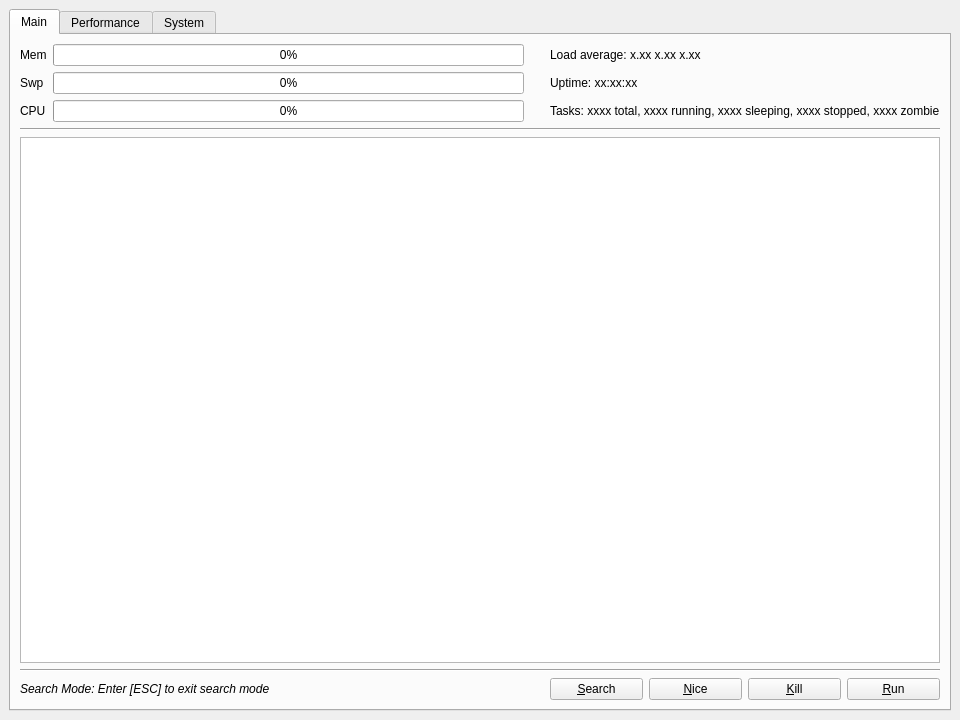
<?xml version="1.0" encoding="UTF-8"?>
<ui version="4.0">
 <class>MainWindow</class>
 <widget class="QMainWindow" name="MainWindow">
  <property name="geometry">
   <rect>
    <x>0</x>
    <y>0</y>
    <width>960</width>
    <height>720</height>
   </rect>
  </property>
  <property name="maximumSize">
   <size>
    <width>960</width>
    <height>800</height>
   </size>
  </property>
  <property name="windowTitle">
   <string>MainWindow</string>
  </property>
  <widget class="QWidget" name="centralwidget">
   <layout class="QGridLayout" name="gridLayout">
    <item row="0" column="0">
     <widget class="QTabWidget" name="tabWidget">
      <property name="enabled">
       <bool>true</bool>
      </property>
      <property name="sizePolicy">
       <sizepolicy hsizetype="Expanding" vsizetype="Expanding">
        <horstretch>0</horstretch>
        <verstretch>0</verstretch>
       </sizepolicy>
      </property>
      <property name="currentIndex">
       <number>0</number>
      </property>
      <widget class="QWidget" name="mainTab">
       <attribute name="title">
        <string>Main</string>
       </attribute>
       <layout class="QGridLayout" name="gridLayout_2">
        <item row="2" column="0" colspan="3">
         <widget class="QTableView" name="taskTable">
          <attribute name="horizontalHeaderVisible">
           <bool>false</bool>
          </attribute>
         </widget>
        </item>
        <item row="0" column="2">
         <layout class="QVBoxLayout" name="verticalLayout_1">
          <item>
           <widget class="QLabel" name="loadAverage">
            <property name="font">
             <font>
              <weight>50</weight>
              <bold>false</bold>
             </font>
            </property>
            <property name="text">
             <string>Load average: x.xx x.xx x.xx</string>
            </property>
           </widget>
          </item>
          <item>
           <widget class="QLabel" name="uptime">
            <property name="font">
             <font>
              <weight>50</weight>
              <bold>false</bold>
              <underline>false</underline>
             </font>
            </property>
            <property name="text">
             <string>Uptime: xx:xx:xx</string>
            </property>
           </widget>
          </item>
          <item>
           <widget class="QLabel" name="tasks">
            <property name="font">
             <font>
              <weight>50</weight>
              <bold>false</bold>
             </font>
            </property>
            <property name="text">
             <string>Tasks: xxxx total, xxxx running, xxxx sleeping, xxxx stopped, xxxx zombie</string>
            </property>
           </widget>
          </item>
         </layout>
        </item>
        <item row="4" column="1">
         <spacer name="horizontalSpacer_1">
          <property name="orientation">
           <enum>Qt::Horizontal</enum>
          </property>
          <property name="sizeHint" stdset="0">
           <size>
            <width>159</width>
            <height>20</height>
           </size>
          </property>
         </spacer>
        </item>
        <item row="3" column="0" colspan="3">
         <widget class="Line" name="line_5">
          <property name="orientation">
           <enum>Qt::Horizontal</enum>
          </property>
         </widget>
        </item>
        <item row="4" column="0">
         <widget class="QLabel" name="searchModeLabel">
          <property name="enabled">
           <bool>true</bool>
          </property>
          <property name="font">
           <font>
            <weight>50</weight>
            <italic>true</italic>
            <bold>false</bold>
            <underline>false</underline>
            <strikeout>false</strikeout>
           </font>
          </property>
          <property name="text">
           <string>Search Mode: Enter [ESC] to exit search mode</string>
          </property>
         </widget>
        </item>
        <item row="0" column="0" colspan="2">
         <layout class="QFormLayout" name="formLayout_1">
          <property name="rightMargin">
           <number>20</number>
          </property>
          <item row="0" column="0">
           <widget class="QLabel" name="label">
            <property name="text">
             <string>Mem</string>
            </property>
           </widget>
          </item>
          <item row="0" column="1">
           <widget class="QProgressBar" name="memBar">
            <property name="font">
             <font>
              <underline>false</underline>
             </font>
            </property>
            <property name="value">
             <number>0</number>
            </property>
            <property name="textVisible">
             <bool>true</bool>
            </property>
            <property name="format">
             <string>%p%</string>
            </property>
           </widget>
          </item>
          <item row="1" column="0">
           <widget class="QLabel" name="label_2">
            <property name="text">
             <string>Swp</string>
            </property>
           </widget>
          </item>
          <item row="1" column="1">
           <widget class="QProgressBar" name="swpBar">
            <property name="value">
             <number>0</number>
            </property>
            <property name="textVisible">
             <bool>true</bool>
            </property>
            <property name="format">
             <string>%p%</string>
            </property>
           </widget>
          </item>
          <item row="2" column="0">
           <widget class="QLabel" name="label_3">
            <property name="text">
             <string>CPU</string>
            </property>
           </widget>
          </item>
          <item row="2" column="1">
           <widget class="QProgressBar" name="cpuBar">
            <property name="value">
             <number>0</number>
            </property>
            <property name="textVisible">
             <bool>true</bool>
            </property>
            <property name="format">
             <string>%p%</string>
            </property>
           </widget>
          </item>
         </layout>
        </item>
        <item row="4" column="2">
         <layout class="QHBoxLayout" name="horizontalLayout">
          <item>
           <widget class="QPushButton" name="searchButton">
            <property name="text">
             <string>&amp;Search</string>
            </property>
           </widget>
          </item>
          <item>
           <widget class="QPushButton" name="niceButton">
            <property name="font">
             <font>
              <underline>false</underline>
             </font>
            </property>
            <property name="text">
             <string>&amp;Nice</string>
            </property>
           </widget>
          </item>
          <item>
           <widget class="QPushButton" name="killButton">
            <property name="font">
             <font>
              <underline>false</underline>
             </font>
            </property>
            <property name="text">
             <string>&amp;Kill</string>
            </property>
           </widget>
          </item>
          <item>
           <widget class="QPushButton" name="runButton">
            <property name="text">
             <string>&amp;Run</string>
            </property>
           </widget>
          </item>
         </layout>
        </item>
        <item row="1" column="0" colspan="3">
         <widget class="Line" name="line_6">
          <property name="orientation">
           <enum>Qt::Horizontal</enum>
          </property>
         </widget>
        </item>
       </layout>
      </widget>
      <widget class="QWidget" name="performanceTab">
       <attribute name="title">
        <string>Performance</string>
       </attribute>
      </widget>
      <widget class="QWidget" name="systemTab">
       <attribute name="title">
        <string>System</string>
       </attribute>
       <layout class="QVBoxLayout" name="verticalLayout">
        <item>
         <widget class="QGroupBox" name="groupBox">
          <property name="minimumSize">
           <size>
            <width>0</width>
            <height>100</height>
           </size>
          </property>
          <property name="maximumSize">
           <size>
            <width>16777215</width>
            <height>16777215</height>
           </size>
          </property>
          <property name="title">
           <string>Operation System</string>
          </property>
          <layout class="QVBoxLayout" name="verticalLayout_2">
           <property name="leftMargin">
            <number>20</number>
           </property>
           <item>
            <widget class="QLabel" name="osInfoLabel">
             <property name="text">
              <string>Manjaro</string>
             </property>
            </widget>
           </item>
          </layout>
         </widget>
        </item>
        <item>
         <widget class="Line" name="line_3">
          <property name="minimumSize">
           <size>
            <width>0</width>
            <height>5</height>
           </size>
          </property>
          <property name="orientation">
           <enum>Qt::Horizontal</enum>
          </property>
         </widget>
        </item>
        <item>
         <widget class="QGroupBox" name="groupBox_2">
          <property name="maximumSize">
           <size>
            <width>16777215</width>
            <height>16777215</height>
           </size>
          </property>
          <property name="title">
           <string>CPU</string>
          </property>
          <layout class="QVBoxLayout" name="verticalLayout_3">
           <property name="leftMargin">
            <number>20</number>
           </property>
           <item>
            <widget class="QLabel" name="cpuInfoLabel">
             <property name="text">
              <string>Intel</string>
             </property>
            </widget>
           </item>
           <item>
            <widget class="QLabel" name="cpuCacheInfoLabel">
             <property name="text">
              <string>Cache xxxx KB</string>
             </property>
            </widget>
           </item>
           <item>
            <widget class="QLabel" name="cpuCoreInfoLabel">
             <property name="text">
              <string>x cores, x threads </string>
             </property>
            </widget>
           </item>
          </layout>
         </widget>
        </item>
        <item>
         <widget class="Line" name="line">
          <property name="minimumSize">
           <size>
            <width>0</width>
            <height>5</height>
           </size>
          </property>
          <property name="orientation">
           <enum>Qt::Horizontal</enum>
          </property>
         </widget>
        </item>
        <item>
         <widget class="QGroupBox" name="groupBox_3">
          <property name="maximumSize">
           <size>
            <width>16777215</width>
            <height>16777215</height>
           </size>
          </property>
          <property name="title">
           <string>Hostname / Work Group</string>
          </property>
          <layout class="QFormLayout" name="formLayout">
           <property name="formAlignment">
            <set>Qt::AlignLeading|Qt::AlignLeft|Qt::AlignVCenter</set>
           </property>
           <property name="leftMargin">
            <number>20</number>
           </property>
           <item row="0" column="0">
            <widget class="QLabel" name="label_6">
             <property name="minimumSize">
              <size>
               <width>150</width>
               <height>0</height>
              </size>
             </property>
             <property name="text">
              <string>Hostname: </string>
             </property>
            </widget>
           </item>
           <item row="0" column="1">
            <widget class="QLabel" name="hostnameLabel">
             <property name="text">
              <string>cyx-pc</string>
             </property>
            </widget>
           </item>
           <item row="1" column="0">
            <widget class="QLabel" name="label_7">
             <property name="minimumSize">
              <size>
               <width>150</width>
               <height>0</height>
              </size>
             </property>
             <property name="text">
              <string>User: </string>
             </property>
            </widget>
           </item>
           <item row="1" column="1">
            <widget class="QLabel" name="userLabel">
             <property name="text">
              <string>cyx</string>
             </property>
            </widget>
           </item>
           <item row="2" column="0">
            <widget class="QLabel" name="label_8">
             <property name="minimumSize">
              <size>
               <width>150</width>
               <height>0</height>
              </size>
             </property>
             <property name="text">
              <string>Group:</string>
             </property>
            </widget>
           </item>
           <item row="2" column="1">
            <widget class="QLabel" name="groupLabel">
             <property name="text">
              <string>cyx</string>
             </property>
            </widget>
           </item>
          </layout>
         </widget>
        </item>
        <item>
         <widget class="Line" name="line_2">
          <property name="minimumSize">
           <size>
            <width>0</width>
            <height>5</height>
           </size>
          </property>
          <property name="orientation">
           <enum>Qt::Horizontal</enum>
          </property>
         </widget>
        </item>
        <item>
         <widget class="QGroupBox" name="groupBox_4">
          <property name="maximumSize">
           <size>
            <width>16777215</width>
            <height>16777215</height>
           </size>
          </property>
          <property name="title">
           <string>DateTime</string>
          </property>
          <layout class="QFormLayout" name="formLayout_2">
           <property name="formAlignment">
            <set>Qt::AlignLeading|Qt::AlignLeft|Qt::AlignVCenter</set>
           </property>
           <property name="leftMargin">
            <number>20</number>
           </property>
           <item row="0" column="0">
            <widget class="QLabel" name="label_12">
             <property name="minimumSize">
              <size>
               <width>150</width>
               <height>0</height>
              </size>
             </property>
             <property name="text">
              <string>Current:</string>
             </property>
            </widget>
           </item>
           <item row="0" column="1">
            <widget class="QLabel" name="currentDatetimeLabel">
             <property name="text">
              <string>xxx xxx xx xx:xx:xx 20xx</string>
             </property>
            </widget>
           </item>
           <item row="1" column="0">
            <widget class="QLabel" name="label_13">
             <property name="minimumSize">
              <size>
               <width>150</width>
               <height>0</height>
              </size>
             </property>
             <property name="text">
              <string>Last login:</string>
             </property>
            </widget>
           </item>
           <item row="1" column="1">
            <widget class="QLabel" name="lastLoginDatetimeLabel">
             <property name="text">
              <string>xxx xxx xx xx:xx:xx 20xx</string>
             </property>
            </widget>
           </item>
          </layout>
         </widget>
        </item>
        <item>
         <spacer name="verticalSpacer">
          <property name="orientation">
           <enum>Qt::Vertical</enum>
          </property>
          <property name="sizeHint" stdset="0">
           <size>
            <width>20</width>
            <height>40</height>
           </size>
          </property>
         </spacer>
        </item>
        <item>
         <widget class="Line" name="line_4">
          <property name="orientation">
           <enum>Qt::Horizontal</enum>
          </property>
         </widget>
        </item>
        <item>
         <layout class="QHBoxLayout" name="horizontalLayout_2">
          <property name="leftMargin">
           <number>0</number>
          </property>
          <property name="rightMargin">
           <number>0</number>
          </property>
          <item>
           <spacer name="horizontalSpacer">
            <property name="orientation">
             <enum>Qt::Horizontal</enum>
            </property>
            <property name="sizeHint" stdset="0">
             <size>
              <width>40</width>
              <height>20</height>
             </size>
            </property>
           </spacer>
          </item>
          <item>
           <widget class="QPushButton" name="shutdownButton">
            <property name="minimumSize">
             <size>
              <width>116</width>
              <height>0</height>
             </size>
            </property>
            <property name="maximumSize">
             <size>
              <width>16777215</width>
              <height>16777215</height>
             </size>
            </property>
            <property name="text">
             <string>&amp;Shutdown</string>
            </property>
           </widget>
          </item>
          <item>
           <widget class="QPushButton" name="rebootButton">
            <property name="minimumSize">
             <size>
              <width>116</width>
              <height>0</height>
             </size>
            </property>
            <property name="maximumSize">
             <size>
              <width>16777215</width>
              <height>16777215</height>
             </size>
            </property>
            <property name="text">
             <string>&amp;Reboot</string>
            </property>
           </widget>
          </item>
         </layout>
        </item>
       </layout>
      </widget>
     </widget>
    </item>
   </layout>
  </widget>
 </widget>
 <resources/>
 <connections/>
</ui>
